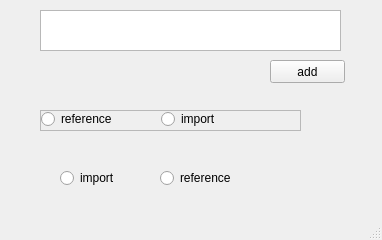
<?xml version="1.0" encoding="UTF-8"?>
<ui version="4.0">
 <class>doWin</class>
 <widget class="QMainWindow" name="doWin">
  <property name="geometry">
   <rect>
    <x>0</x>
    <y>0</y>
    <width>382</width>
    <height>240</height>
   </rect>
  </property>
  <property name="windowTitle">
   <string>MainWindow</string>
  </property>
  <widget class="QWidget" name="centralwidget">
   <widget class="QPushButton" name="add_bt">
    <property name="geometry">
     <rect>
      <x>270</x>
      <y>60</y>
      <width>75</width>
      <height>23</height>
     </rect>
    </property>
    <property name="text">
     <string>add</string>
    </property>
   </widget>
   <widget class="QTextEdit" name="cmdStr_l">
    <property name="geometry">
     <rect>
      <x>40</x>
      <y>10</y>
      <width>301</width>
      <height>41</height>
     </rect>
    </property>
   </widget>
   <widget class="QRadioButton" name="ref_rb">
    <property name="geometry">
     <rect>
      <x>160</x>
      <y>170</y>
      <width>89</width>
      <height>16</height>
     </rect>
    </property>
    <property name="text">
     <string>reference</string>
    </property>
    <attribute name="buttonGroup">
     <string notr="true">mod_grp</string>
    </attribute>
   </widget>
   <widget class="QRadioButton" name="im_rb">
    <property name="geometry">
     <rect>
      <x>60</x>
      <y>170</y>
      <width>89</width>
      <height>16</height>
     </rect>
    </property>
    <property name="text">
     <string>import</string>
    </property>
    <attribute name="buttonGroup">
     <string notr="true">mod_grp</string>
    </attribute>
   </widget>
   <widget class="QScrollArea" name="hold_bx">
    <property name="geometry">
     <rect>
      <x>40</x>
      <y>110</y>
      <width>261</width>
      <height>21</height>
     </rect>
    </property>
    <property name="widgetResizable">
     <bool>true</bool>
    </property>
    <widget class="QWidget" name="scrollAreaWidgetContents">
     <property name="geometry">
      <rect>
       <x>0</x>
       <y>0</y>
       <width>259</width>
       <height>19</height>
      </rect>
     </property>
     <widget class="QRadioButton" name="bx_rf_rb">
      <property name="geometry">
       <rect>
        <x>0</x>
        <y>0</y>
        <width>89</width>
        <height>16</height>
       </rect>
      </property>
      <property name="text">
       <string>reference</string>
      </property>
     </widget>
     <widget class="QRadioButton" name="bx_im_rb">
      <property name="geometry">
       <rect>
        <x>120</x>
        <y>0</y>
        <width>89</width>
        <height>16</height>
       </rect>
      </property>
      <property name="text">
       <string>import</string>
      </property>
     </widget>
    </widget>
   </widget>
  </widget>
  <widget class="QMenuBar" name="menubar">
   <property name="geometry">
    <rect>
     <x>0</x>
     <y>0</y>
     <width>382</width>
     <height>23</height>
    </rect>
   </property>
  </widget>
  <widget class="QStatusBar" name="statusbar"/>
 </widget>
 <resources/>
 <connections/>
 <buttongroups>
  <buttongroup name="mod_grp"/>
 </buttongroups>
</ui>
